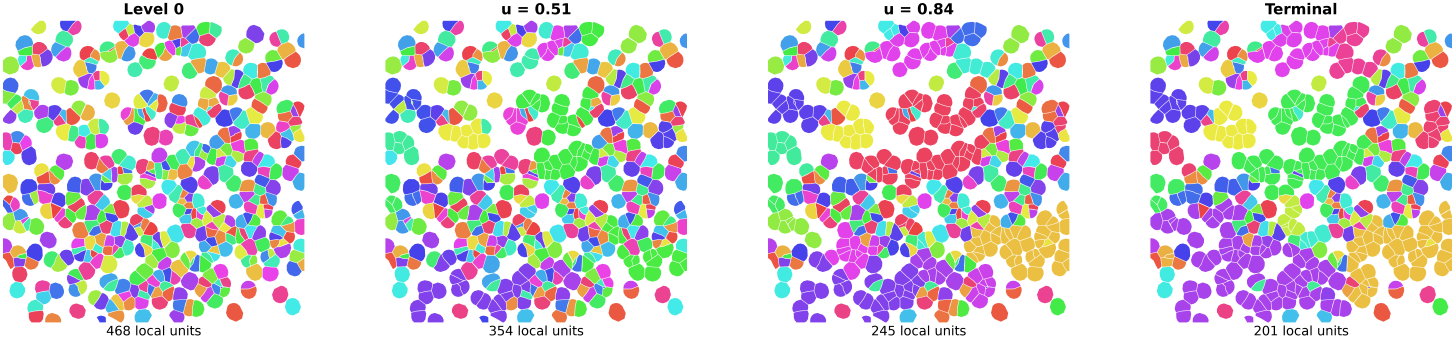
#> input picture part2_paper/main/fig2/panels/Fig2B.png, 7274 x 1707 px (shown at 1/5 size)
$ python -i fig2_generate_panels.py   (imports and definitions only)
#> lines starting #> are read from the running program, lines starting #| are printed output that depends on the picture; after the words box and inside, x2 and y2 are one past the last pixel; in counts of white or black regions, pixels touching at a corner belong together
#!/usr/bin/env python3
"""
SUTRA Main Figure 2 — standalone paper-panel renderer.

This is a Part-2 renderer. It performs no hierarchy reconstruction and no
scientific recalculation.

Frozen inputs
-------------
fig2_crossorgan/
    brain/panels/panel_A.png
    brain/panels/panel_B.png
    brain/panels/panel_C.png
    brain/source_data/panel_D_cost_landscape.csv
    brain/source_data/panel_F_interface_exhaustion.csv

    kidney/panels/panel_A.png
    kidney/panels/panel_B.png
    kidney/panels/panel_C.png
    kidney/source_data/panel_D_cost_landscape.csv
    kidney/source_data/panel_F_interface_exhaustion.csv

fig2_kron_feshbach_dense/
    dense_kron_feshbach_summary.csv

Final standalone mapping
------------------------
A  brain whole-tissue hierarchy
B  brain local hierarchy
C  brain candidate/admissible interface evolution
D  kidney whole-tissue hierarchy
E  kidney local hierarchy
F  kidney candidate/admissible interface evolution
G  brain four-diagnostic trajectory block
H  kidney four-diagnostic trajectory block

For C/F only, neutral residual candidate interfaces in the terminal state are
display-recolored violet. This creates no new edge class: the frozen source
tables show zero admissible interfaces at terminal.

No assembled Figure 2 is produced.
"""

from __future__ import annotations

import argparse
import json
import os
import tempfile
import zipfile
from pathlib import Path

import matplotlib.pyplot as plt
import numpy as np
import pandas as pd
from PIL import Image


PURPLE = (112, 82, 190)

# [10 lines not run here, left out]


# [37 lines left out: function resolve_root, not called in this run]


def crop_white(im: Image.Image, pad: int = 10, thresh: int = 252) -> Image.Image:
#> called with pad = 10, thresh = 252
    a = np.asarray(im.convert("RGB"))
    mask = np.any(a < thresh, axis=2)
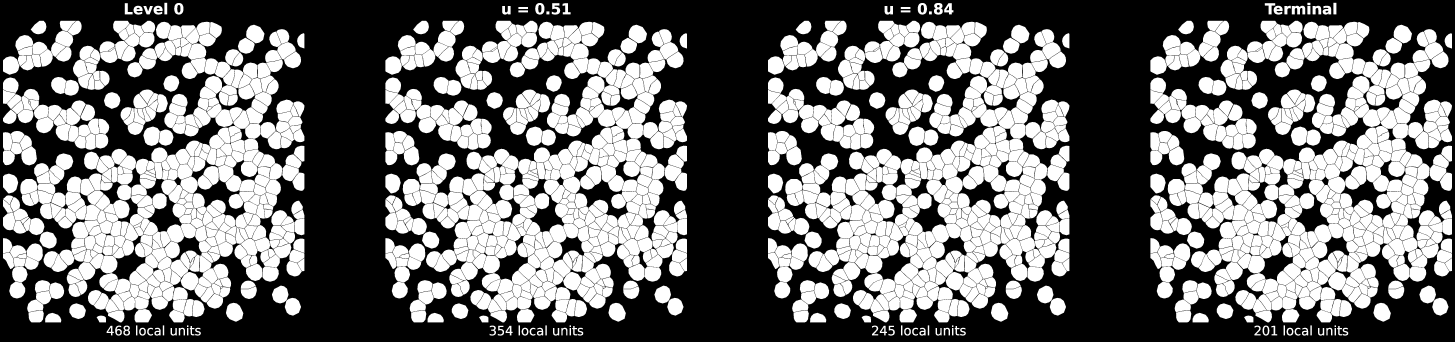
#> mask: shape (1707, 7274) bool (shown at 1/5 size); 45.7% white; 1819 white regions, largest, box (x1, y1, x2, y2) and area: (2948, 517, 3125, 635) 11417, (1035, 517, 1213, 635) 11416, (5839, 895, 5931, 1030) 9685

    if not np.any(mask):
        return im.convert("RGB")

    y, x = np.where(mask)

    return im.crop(
        (
            max(0, int(x.min()) - pad),
            max(0, int(y.min()) - pad),
            min(im.width, int(x.max()) + pad + 1),
            min(im.height, int(y.max()) + pad + 1),
        )
    )
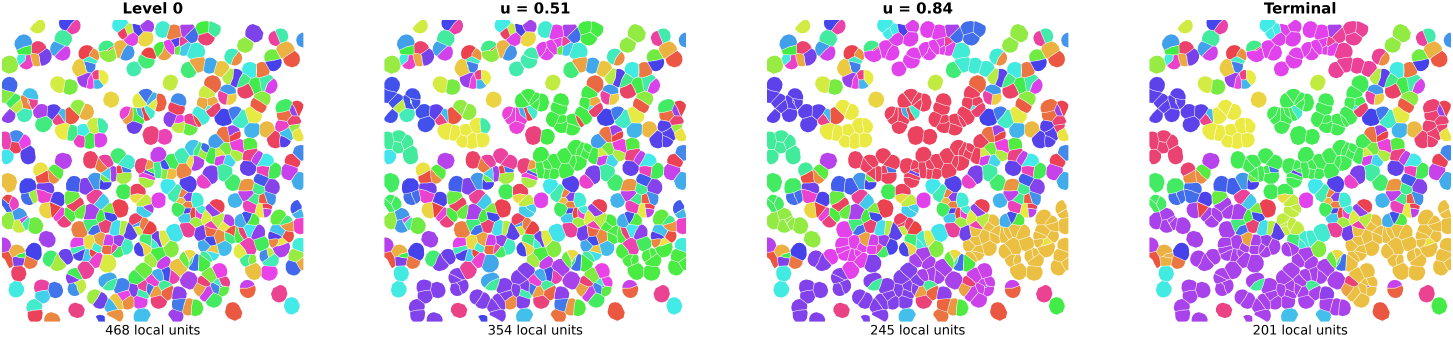
#> returned value: PIL image 7265x1684 RGB (shown at 1/5 size); mean R, G, B 208.7, 205.1, 208


# [30 lines left out: function recolor_terminal_candidates, not called in this run]


def load_spatial_panel(path: Path, recolor_terminal: bool = False) -> Image.Image:
    im = Image.open(path).convert("RGB")

    if recolor_terminal:
        im = recolor_terminal_candidates(im)

    return crop_white(im)


# [573 lines left out: functions save_raster_panel, clean, cost_margin, admissible_fraction, kron_metric, diagnostic_panel and 4 more, not called in this run]


# [2 lines not run here, left out]

>>> result = load_spatial_panel('../../../main/fig2/panels/Fig2B.png')

$ run again, on part2_paper/main/fig2/panels/Fig2G.png
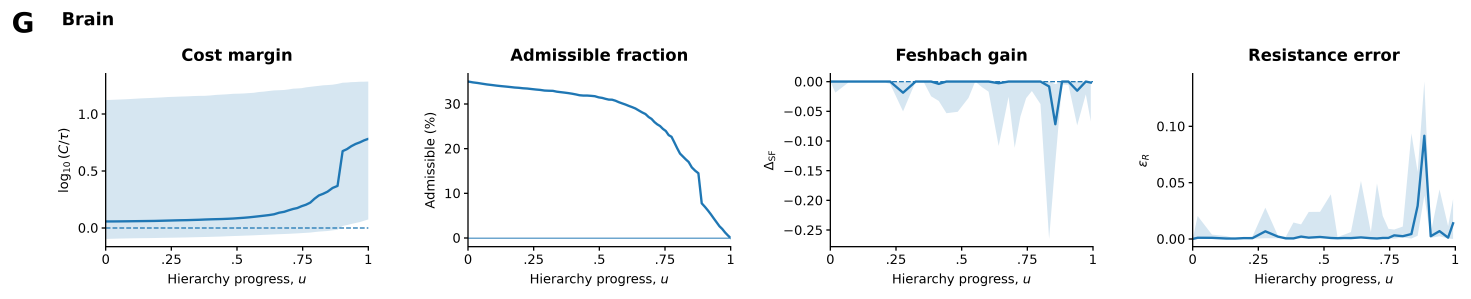
#> input picture part2_paper/main/fig2/panels/Fig2G.png, 4413 x 895 px (shown at 1/3 size)
#> in crop_white, `mask = np.any(a < thresh, axis=2)`:
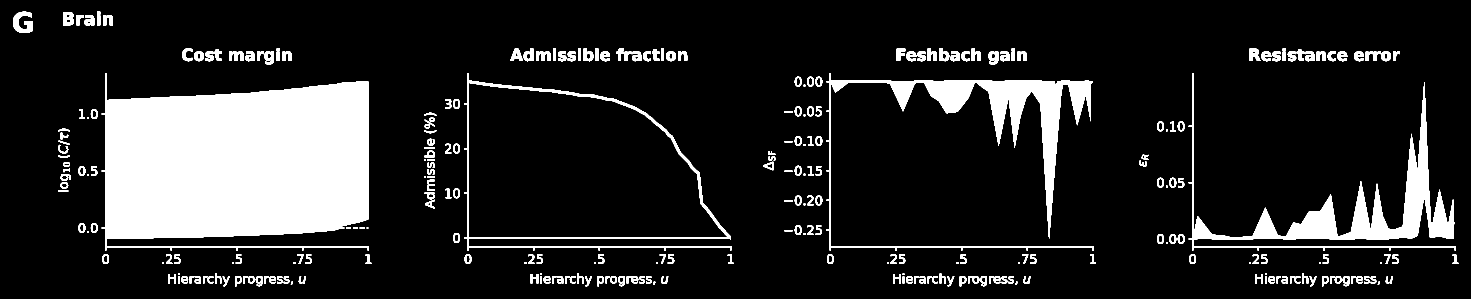
#> mask: shape (895, 4413) bool (shown at 1/3 size); 14.2% white; 285 white regions, largest, box (x1, y1, x2, y2) and area: (305, 219, 1107, 752) 341387, (3566, 219, 4368, 752) 61492, (2479, 219, 3281, 752) 60810
#> in crop_white, `return im.crop( ( max(0, int(x.min()) - pad), max(0, int(y.min()) - pa..`:
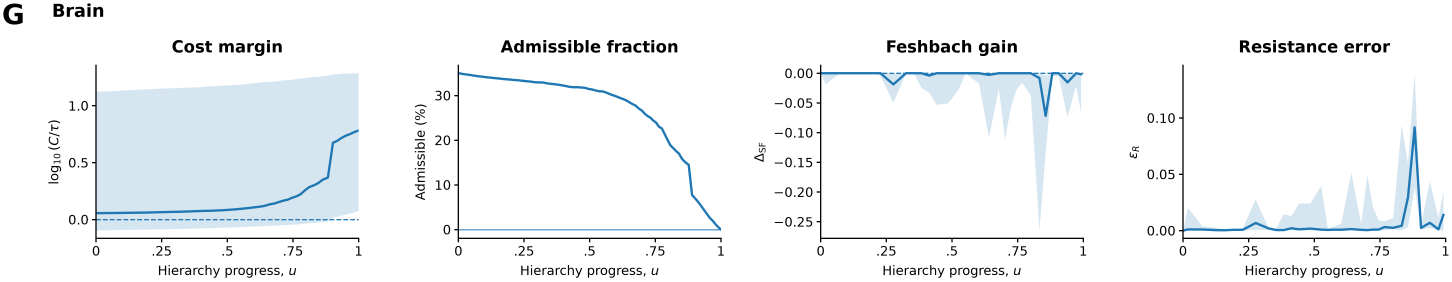
#> returned value: PIL image 4356x844 RGB (shown at 1/3 size); mean R, G, B 242.2, 244.9, 246.7
